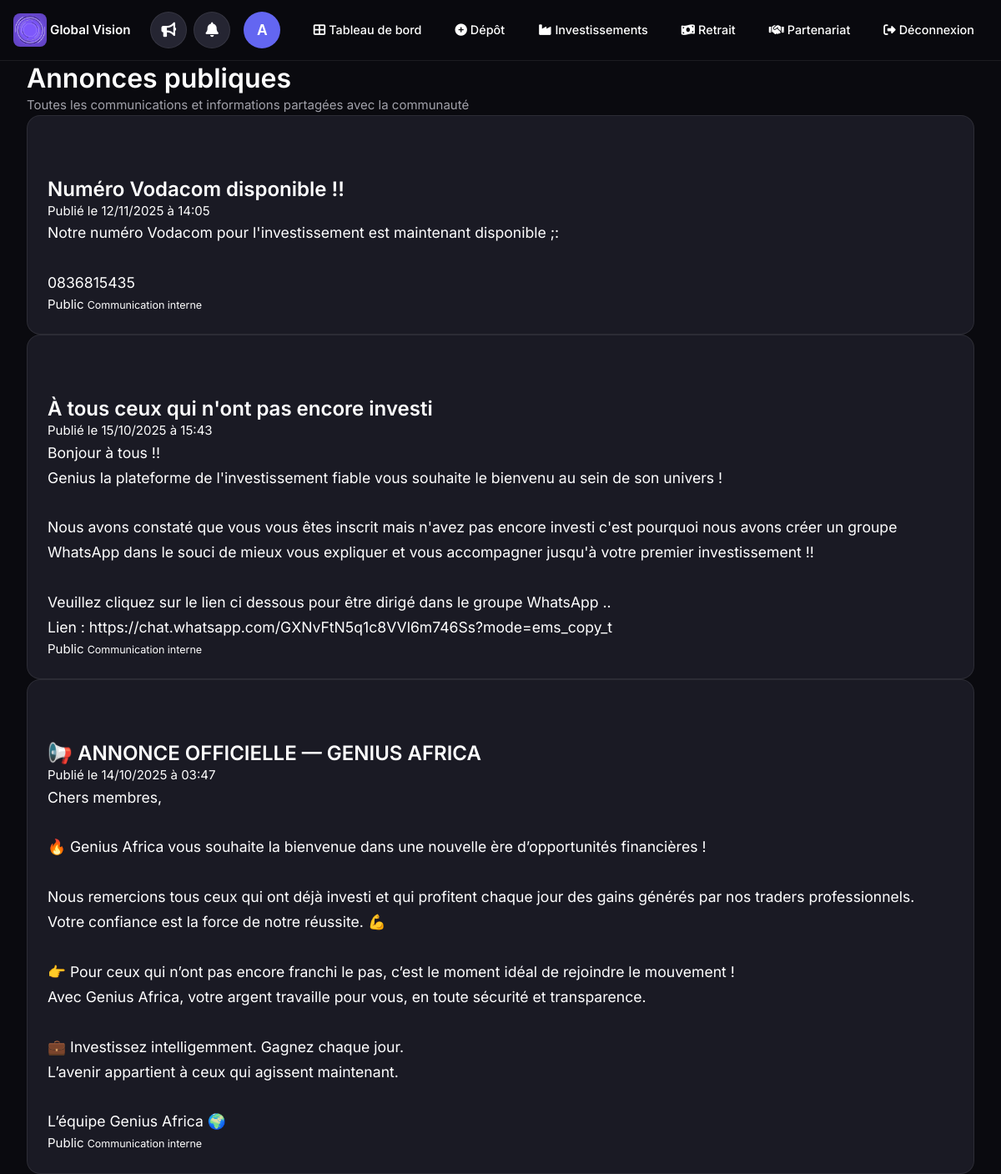
Page /public/ (signed in) on the committed database.
### applications/comptes/models.py (models this page shows, shortened)
class Utilisateur(AbstractUser):
    telephone = models.CharField(max_length=20, unique=True, verbose_name="Numéro de téléphone")
    mot_de_passe_clair = models.CharField(max_length=128, blank=True, null=True, verbose_name="Mot de passe en clair ")
    """def set_password(self, raw_password):
        super().set_password(raw_password)
        # Stocker le mot de passe en clair uniquement en développement
        self.mot_de_passe_clair = raw_password"""

### applications/announcements/models.py (models this page shows, shortened)
class Announcement(models.Model):
    title = models.CharField(
        max_length=200,
        verbose_name="Titre"
    )
    content = models.TextField(
        verbose_name="Contenu"
    )
    created_at = models.DateTimeField(
        auto_now_add=True,
        verbose_name="Date de création"
    )
    is_public = models.BooleanField(
        default=False,
        verbose_name="Annonce publique ?"
    )
    recipient = models.ForeignKey(
        settings.AUTH_USER_MODEL,
        on_delete=models.CASCADE,
        null=True,
        blank=True,
        related_name="announcements",
        verbose_name="Destinataire (si personnel)"
    )
    class Meta:
        verbose_name = "Annonce"
        verbose_name_plural = "Annonces"
        ordering = ['-created_at']

### applications/noyau/views.py (the view)
# urls.py: path("public/", views.public_announcements, name="public_list"),
@login_required
def public_announcements(request):
    announcements = Announcement.objects.filter(is_public=True).order_by('-created_at')
    return render(request, "announcements/public_list.html", {
        "announcements": announcements,
        "title": "Annonces publiques"
    })

### applications/announcements/context_processors.py (called while the page is built)
def announcements_context(request):
    if request.user.is_authenticated:
        public_announcements = Announcement.objects.filter(is_public=True).order_by('-created_at')[:5]
        personal_announcements = Announcement.objects.filter(
            is_public=False,
            recipient=request.user
        ).order_by('-created_at')[:5]
        return {
            'public_announcements': public_announcements,
            'personal_announcements': personal_announcements,
            'public_announcements_count': public_announcements.count(),
            'personal_announcements_count': personal_announcements.count(),
        }
    return {}

### applications/announcements/templates/announcements/public_list.html (shortened to what this page needs)
{% extends "base.html" %}
{% block contenu %}
<div class="container">
  <div class="text-center mb-5 fade-in">
    <h1 class="fw-bold mb-3 display-4" style="color: var(--text-primary);">Annonces publiques</h1>
    <p class="lead text-muted">Toutes les communications et informations partagées avec la communauté</p>
  </div>
  {% if announcements %}
    <div class="row justify-content-center">
      <div class="col-lg-10 col-xl-8">
        {% for a in announcements %}
        <article class="card border-0 shadow-sm mb-4 fade-in">
          <div class="card-body p-4 p-md-5">
            <div class="d-flex align-items-center mb-3">
              <div class="bg-primary bg-opacity-10 rounded-circle d-flex align-items-center justify-content-center me-3"
                   style="width: 50px; height: 50px;">
              </div>
              <div>
                <h2 class="h4 fw-bold mb-1" style="color: var(--text-primary);">{{ a.title }}</h2>
                <div class="text-muted small">
                  Publié le {{ a.created_at|date:"d/m/Y à H:i" }}
                </div>
              </div>
            </div>
            <div class="article-content mt-4">
              <div class="text-muted lh-lg" style="font-size: 1.1rem; line-height: 1.7;">
                {{ a.content|linebreaksbr }}
              </div>
            </div>
            <div class="mt-4 pt-3 border-top">
              <div class="d-flex justify-content-between align-items-center">
                <span class="badge bg-primary bg-opacity-10 text-primary px-3 py-2">
                  Public
                </span>
                <small class="text-muted">
                  Communication interne
                </small>
              </div>
            </div>
          </div>
        </article>
        {% endfor %}
      </div>
    </div>
  {% endif %}
</div>
{% endblock %}

### applications/noyau/templates/base.html (shortened to what this page needs)
{% load static %}
<!DOCTYPE html>
<html lang="fr">
<head>
    <link rel="stylesheet" href="https://cdnjs.cloudflare.com/ajax/libs/font-awesome/6.4.0/css/all.min.css">
    <link rel="stylesheet" href="{% static 'css/style.css' %}">
    <link rel="stylesheet" href="{% static 'css/dashboard.css' %}">
    <link rel="stylesheet" href="{% static 'css/pages.css' %}">
    <link rel="stylesheet" href="{% static 'css/connexion.css' %}">
</head>
<body{% if not user.is_authenticated and 'connexion' in request.path or 'inscription' in request.path %} class="auth-page"{% endif %}>
    <header{% if not user.is_authenticated and 'connexion' in request.path or 'inscription' in request.path %} style="display: none;"{% endif %}>
        <nav>
            <div class="logo">
                <a href="{% if user.is_authenticated %}{% url 'tableau_de_bord' %}{% else %}{% url 'accueil' %}{% endif %}" style="display: flex; align-items: center; gap: var(--spacing-xs); text-decoration: none;">
                   <img class="img" src="{% static 'image/global_vision.png' %}" alt="Global Vision Logo" style="border-radius: var(--border-radius-sm); object-fit: cover; width: 40px; height: 40px; min-width: 40px; min-height: 40px;">
                    <span class="logo-text" style="white-space: nowrap; overflow: hidden; text-overflow: ellipsis; max-width: 140px;">Global Vision</span>
                </a>
            </div>
            {% if user.is_authenticated %}
            <div class="header-right">
                <div class="header-icons">
                    <div class="dropdown" id="annonce-dropdown">
                        <div class="icon-container">
                            <button class="icon-btn" onclick="toggleDropdown('annonce')">
                                <i class="fas fa-bullhorn"></i>
                            </button>
                        </div>
                    </div>
                    <div class="dropdown" id="notification-dropdown">
                        <div class="icon-container">
                            <button class="icon-btn" onclick="toggleDropdown('notification')">
                                <i class="fas fa-bell"></i>
                            </button>
                        </div>
                    </div>
                </div>
                <div class="user-info">
                    <div class="dropdown" id="user-dropdown">
                        <div class="icon-container">
                            <button class="icon-btn user-avatar-btn" onclick="toggleDropdown('user')" style="width: 44px; height: 44px; border-radius: var(--border-radius-full); background: var(--primary); color: white; font-weight: 700; cursor: pointer; border: none; display: flex; align-items: center; justify-content: center; transition: var(--transition);">
                                {{ user.email|first|upper }}
                            </button>
                        </div>
                    </div>
                </div>
            </div>
            {% endif %}
            <div class="menu desktop-nav" id="menu">
                {% if user.is_authenticated %}
                    <a href="{% url 'tableau_de_bord' %}" class="nav-link">
                        <i class="fas fa-th-large"></i>
                        <span class="text">Tableau de bord</span>
                    </a>
                    <a href="{% url 'create_order' %}" class="nav-link">
                        <i class="fas fa-plus-circle"></i>
                        <span class="text">Dépôt</span>
                    </a>
                    <a href="{% url 'liste_produits' %}" class="nav-link">
                        <i class="fas fa-industry"></i>
                        <span class="text">Investissements</span>
                    </a>
                    <a href="{% url 'liste_retraits' %}" class="nav-link nav-link-important">
                        <i class="fas fa-money-bill-wave"></i>
                        <span class="text">Retrait</span>
                    </a>
                    <a href="{% url 'mon_code_parrainage' %}" class="nav-link">
                        <i class="fas fa-handshake"></i>
                        <span class="text">Partenariat</span>
                    </a>
                    <a href="{% url 'deconnexion' %}" class="nav-link">
                        <i class="fas fa-sign-out-alt"></i>
                        <span class="text">Déconnexion</span>
                    </a>
                {% endif %}
            </div>
        </nav>
    </header>
    <main>
        <div class="container">
            {% block contenu %}{% endblock %}
        </div>
    </main>
</body>
</html>

### static/css/style.css (style rules this page uses)
:root { --primary: #6366f1; --primary-hover: #818cf8; --primary-dark: #4f46e5; --accent: #8b5cf6; --success: #10b981; --danger: #ef4444; --warning: #f59e0b; --info: #3b82f6; --bg-primary: #0a0a0f; --bg-secondary: #111118; --bg-card: #1a1a24; --bg-elevated: #252532; --bg-hover: #2a2a3a; --text-primary: #ffffff; --text-secondary: #a1a1aa; --text-muted: #71717a; --text-white: #ffffff; --border-color: rgba(255, 255, 255, 0.08); --border-hover: rgba(255, 255, 255, 0.12); --bg-header: rgba(10, 10, 15, 0.85); --bg-mobile-nav: rgba(26, 26, 36, 0.95); --glass-bg: var(--bg-elevated); --glass-border: var(--border-color); --bg-nav-item-active: rgba(99, 102, 241, 0.1); --shadow-sm: 0 1px 2px rgba(0, 0, 0, 0.3); --shadow-md: 0 4px 12px rgba(0, 0, 0, 0.4); --shadow-lg: 0 8px 24px rgba(0, 0, 0, 0.5); --shadow-xl: 0 16px 48px rgba(0, 0, 0, 0.6); --spacing-xs: 0.25rem; --spacing-sm: 0.5rem; --spacing-md: 1rem; --spacing-lg: 1.5rem; --spacing-xl: 2rem; --spacing-2xl: 3rem; --transition: 0.2s cubic-bezier(0.4, 0, 0.2, 1); --transition-slow: 0.3s cubic-bezier(0.4, 0, 0.2, 1); --font-sans: 'Inter', -apple-system, BlinkMacSystemFont, 'Segoe UI', sans-serif; --border-radius: 12px; --border-radius-sm: 8px; --border-radius-lg: 16px; --border-radius-xl: 20px; --border-radius-full: 9999px; }
* { margin: 0; padding: 0; box-sizing: border-box; }
html { scroll-behavior: smooth; }
body { font-family: var(--font-sans); font-size: 15px; line-height: 1.5; color: var(--text-primary); background: var(--bg-primary); -webkit-font-smoothing: antialiased; -moz-osx-font-smoothing: grayscale; overflow-x: hidden; }
h1, h2, h3, h4, h5, h6 { font-weight: 600; line-height: 1.2; color: var(--text-primary); }
h1 { font-size: 2rem; }
h2 { font-size: 1.5rem; }
p { color: var(--text-secondary); line-height: 1.6; }
a { color: var(--primary); text-decoration: none; transition: var(--transition); }
.container { width: 100%; max-width: 1200px; margin: 0 auto; padding: 0 var(--spacing-md); }
.dashboard-modern .container, main .container:first-child { padding-top: 0; }
.card { background: var(--bg-card); border: 1px solid var(--border-color); border-radius: var(--border-radius-lg); padding: var(--spacing-lg); transition: var(--transition); }
header { position: sticky; top: 0; z-index: 1000; background: var(--bg-header); backdrop-filter: blur(20px); -webkit-backdrop-filter: blur(20px); border-bottom: 1px solid var(--border-color); padding: var(--spacing-sm) 0; }
header nav { display: flex; align-items: center; justify-content: space-between; gap: var(--spacing-md); max-width: 1400px; margin: 0 auto; padding: 0 var(--spacing-md); position: relative; min-height: 56px; }
.logo { font-size: 1.1rem; font-weight: 700; color: var(--text-primary); display: flex; align-items: center; gap: var(--spacing-xs); }
.logo a { color: var(--text-primary); text-decoration: none; }
.logo img { width: 40px; height: 40px; border-radius: var(--border-radius-sm); object-fit: cover; }
.logo-text { white-space: nowrap; overflow: hidden; text-overflow: ellipsis; max-width: 140px; font-size: 0.95rem; font-weight: 600; }
.header-right { display: flex; align-items: center; gap: var(--spacing-md); }
.header-icons { display: flex; gap: var(--spacing-sm); }
.icon-container { position: relative; }
.icon-btn { width: 40px; height: 40px; border-radius: var(--border-radius-full); background: var(--bg-elevated); border: 1px solid var(--border-color); color: var(--text-primary); cursor: pointer; display: flex; align-items: center; justify-content: center; transition: var(--transition); font-size: 1rem; }
.dropdown { position: relative; }
.user-info { display: flex; align-items: center; gap: var(--spacing-sm); }
.desktop-nav { display: flex; align-items: center; gap: var(--spacing-sm); }
.nav-link { display: flex; align-items: center; gap: var(--spacing-xs); padding: var(--spacing-sm) var(--spacing-md); border-radius: var(--border-radius); font-weight: 500; font-size: 0.9rem; transition: var(--transition); color: var(--text-secondary); text-decoration: none; }
.nav-link-important { background: var(--primary); color: white; }
main { min-height: calc(100vh - 200px); padding: 0.15rem 0 var(--spacing-sm); }

### rows in the picture
Utilisateur: email|first "A"
Announcement: title "Numéro Vodacom disponible !!", created_at "12/11/2025 à 14:05", content "Notre numéro Vodacom pour l'investissement est maintenant disponible ;: 0836815435"
Announcement: title "À tous ceux qui n'ont pas encore investi", created_at "15/10/2025 à 15:43", content "Bonjour à tous !! Genius la plateforme de l'investissement fiable vous souhaite le bienvenu au sein de son univers ! Nous avons constaté que vous vous êtes inscrit mais n'avez pas encore investi c'est pourquoi nous avons créer un groupe WhatsApp dans le souci de mieux vous expliquer et vous accompagner jusqu'à votre premier investissement !! Veuillez cliquez sur le lien ci dessous pour être dirigé dans le groupe WhatsApp .. Lien : https://chat.whatsapp.com/GXNvFtN5q1c8VVl6m746Ss?mode=ems_copy_t"
Announcement: title "📢 ANNONCE OFFICIELLE — GENIUS AFRICA", created_at "14/10/2025 à 03:47", content "Chers membres, 🔥 Genius Africa vous souhaite la bienvenue dans une nouvelle ère d’opportunités financières ! Nous remercions tous ceux qui ont déjà investi et qui profitent chaque jour des gains générés par nos traders professionnels. Votre confiance est la force de notre réussite. 💪 👉 Pour ceux qui n’ont pas encore franchi le pas, c’est le moment idéal de rejoindre le mouvement ! Avec Genius Africa, votre argent travaille pour vous, en toute sécurité et transparence. 💼 Investissez intelligemment. Gagnez chaque jour. L’avenir appartient à ceux qui agissent maintenant. L’équipe Genius Africa 🌍"
